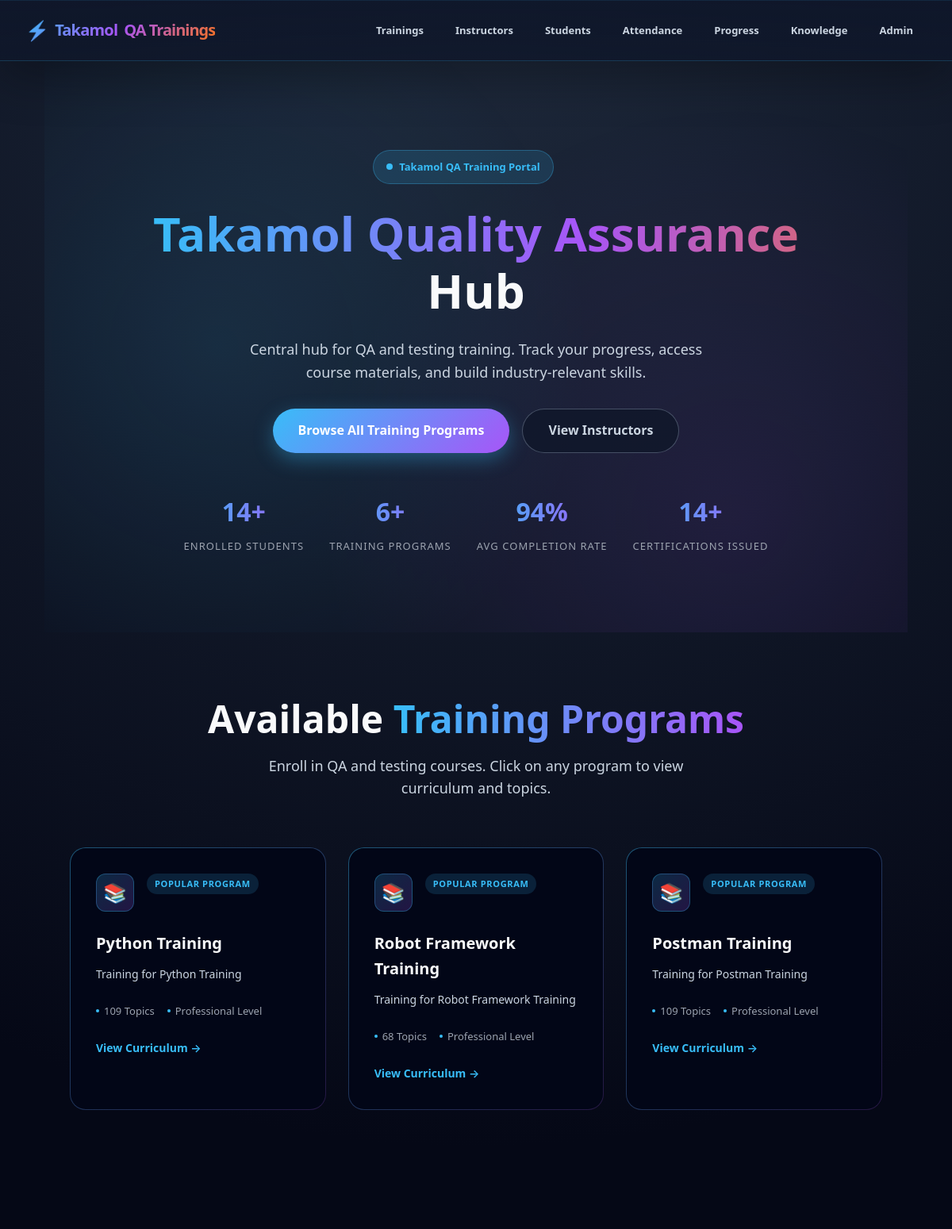
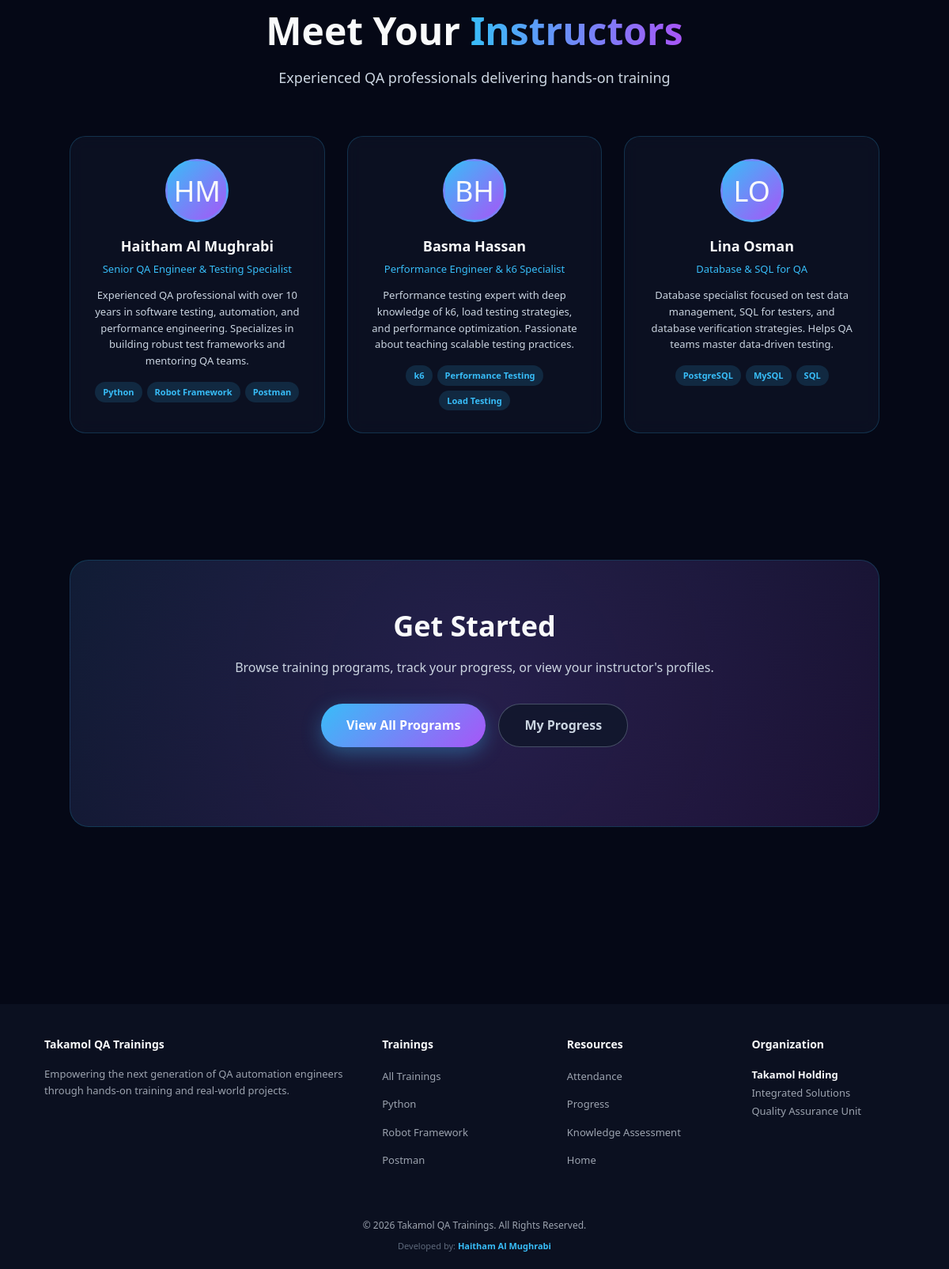
The page / on the database its author committed (2 pictures, top to bottom).
### models.py (models this page shows)
class Training(db.Model):
    id = db.Column(db.Integer, primary_key=True)
    name = db.Column(db.String(200), nullable=False)
    slug = db.Column(db.String(200), nullable=True)  # Made nullable
    description = db.Column(db.Text, nullable=True)
    topics = db.relationship('Topic', backref='training', lazy=True, cascade='all, delete-orphan')
    instructors = db.relationship('Instructor', secondary=training_instructors, backref=db.backref('trainings', lazy='dynamic'))

class Instructor(db.Model):
    id = db.Column(db.Integer, primary_key=True)
    name = db.Column(db.String(100), nullable=False)
    role = db.Column(db.String(200))  # e.g., "Senior QA Engineer"
    bio = db.Column(db.Text)
    expertise = db.Column(db.Text)  # Comma-separated tags or JSON
    email = db.Column(db.String(100))
    photo_url = db.Column(db.String(500))
    is_active = db.Column(db.Boolean, default=True)
    created_at = db.Column(db.DateTime, default=db.func.now())

### app.py (the view)
@app.route('/')
def index():
    trainings = Training.query.all()
    instructors = Instructor.query.filter_by(is_active=True).limit(3).all()
    total_students = Student.query.count()
    total_trainings = Training.query.count()
    total_certificates = Certificate.query.filter_by(is_issued=True).count()
    total_progress = Progress.query.count()
    completed_progress = Progress.query.filter_by(status='Completed').count()
    completion_rate = int((completed_progress / total_progress * 100)) if total_progress > 0 else 0
    return render_template('index_new.html',
                         trainings=trainings,
                         instructors=instructors,
                         total_students=total_students,
                         total_trainings=total_trainings,
                         completion_rate=completion_rate,
                         total_certificates=total_certificates)

### app.py (called while the page is built)
@app.context_processor
def inject_now():
    return {'now': datetime.now()}

### templates/index_new.html (shortened to what this page needs)
{% extends "base.html" %}
{% block content %}
<div class="particles" id="particles-container"></div>
<section class="landing-hero">
    <div class="hero-background"></div>
    <div class="hero-content">
        <div class="hero-badge">
            Takamol QA Training Portal
        </div>
        <h1 class="hero-title">
            <span class="gradient-text">Takamol Quality Assurance</span> Hub
        </h1>
        <p class="hero-subtitle">
            Central hub for QA and testing training. Track your progress, access course materials, and build industry-relevant skills.
        </p>
        <div class="hero-ctas">
            <a href="{{ url_for('trainings') }}" class="btn-cta btn-cta-primary">
                Browse All Training Programs
            </a>
            <a href="{{ url_for('instructors_list') }}" class="btn-cta btn-cta-secondary">
                View Instructors
            </a>
        </div>
        <div class="hero-stats">
            <div class="stat-item">
                <div class="stat-value" id="students-count" data-value="{{ total_students }}">{{ total_students }}</div>
                <div class="stat-label">Enrolled Students</div>
            </div>
            <div class="stat-item">
                <div class="stat-value" id="trainings-count" data-value="{{ total_trainings }}">{{ total_trainings }}</div>
                <div class="stat-label">Training Programs</div>
            </div>
            <div class="stat-item">
                <div class="stat-value" id="success-count" data-value="{{ completion_rate }}">{{ completion_rate }}</div>
                <div class="stat-label">Avg Completion Rate</div>
            </div>
            <div class="stat-item">
                <div class="stat-value" id="certs-count" data-value="{{ total_certificates }}">{{ total_certificates }}</div>
                <div class="stat-label">Certifications Issued</div>
            </div>
        </div>
    </div>
</section>
<section class="section-padding" id="programs">
    <div class="section-container">
        <div class="section-header-main">
            <h2 class="section-title-main">
                Available <span class="highlight">Training Programs</span>
            </h2>
            <p class="section-description">
                Enroll in QA and testing courses. Click on any program to view curriculum and topics.
            </p>
        </div>
        <div class="programs-grid">
            {% for training in trainings[:3] %}
            <div class="program-card">
                <div class="program-header">
                    <div class="program-icon">📚</div>
                    <div class="program-badge">Popular Program</div>
                </div>
                <h3 class="program-title">{{ training.name }}</h3>
                <p class="program-description">
                    {{ training.description or 'Comprehensive training program in ' + training.name }}
                </p>
                <div class="program-meta">
                    <div class="program-meta-item">
                        <span></span>{{ training.topics|length }} Topics
                    </div>
                    <div class="program-meta-item">
                        <span></span>Professional Level
                    </div>
                </div>
                <a href="{{ url_for('training_detail', training_id=training.id) }}" class="program-cta">
                    View Curriculum →
                </a>
            </div>
            {% endfor %}
        </div>
    </div>
</section>
<section class="section-padding">
    <div class="section-container">
        <div class="section-header-main">
            <h2 class="section-title-main">
                Meet Your <span class="highlight">Instructors</span>
            </h2>
            <p class="section-description">
                Experienced QA professionals delivering hands-on training
            </p>
        </div>
        <div class="instructors-grid">
            {% for instructor in instructors %}
            <div class="instructor-card">
                <div class="instructor-avatar">
                    {% if instructor.photo_url %}
                    <img src="{{ instructor.photo_url }}" alt="{{ instructor.name }}" style="width: 100%; height: 100%; border-radius: 50%; object-fit: cover;">
                    {% else %}
                    {{ instructor.name.split()[0][0] }}{{ instructor.name.split()[-1][0] if instructor.name.split()|length > 1 else '' }}
                    {% endif %}
                </div>
                <div class="instructor-name">{{ instructor.name }}</div>
                <div class="instructor-role">{{ instructor.role or 'QA Instructor' }}</div>
                <p class="instructor-bio">
                    {{ instructor.bio or 'Expert QA professional with extensive industry experience.' }}
                </p>
                {% if instructor.expertise %}
                <div class="instructor-skills">
                    {% for skill in instructor.expertise.split(',')[:3] %}
                    <span class="skill-tag">{{ skill.strip() }}</span>
                    {% endfor %}
                </div>
                {% endif %}
            </div>
            {% endfor %}
        </div>
    </div>
</section>
<section class="section-padding">
    <div class="section-container">
        <div class="cta-section">
            <div class="cta-background"></div>
            <div class="cta-content">
                <h2 class="cta-title">
                    Get <span class="highlight">Started</span>
                </h2>
                <p class="cta-description">
                    Browse training programs, track your progress, or view your instructor's profiles.
                </p>
                <div class="cta-buttons">
                    <a href="{{ url_for('trainings') }}" class="btn-cta btn-cta-primary">
                        View All Programs
                    </a>
                    <a href="{{ url_for('progress') }}" class="btn-cta btn-cta-secondary">
                        My Progress
                    </a>
                </div>
            </div>
        </div>
    </div>
</section>
{% endblock %}

### statics/css/index.css (style rules this page uses)
:root { --bg: #050816; --bg-alt: #0b1020; --accent: #38bdf8; --accent-soft: rgba(56, 189, 248, 0.12); --text: #f9fafb; --muted: #9ca3af; --card: #111827; --radius: 14px; --shadow-soft: 0 18px 40px rgba(15, 23, 42, 0.55); }
* { box-sizing: border-box; margin: 0; padding: 0; }
body { font-family: system-ui, -apple-system, BlinkMacSystemFont, "Segoe UI", sans-serif; background: radial-gradient(circle at top, #1e293b 0, var(--bg) 45%); color: var(--text); line-height: 1.6; }
a { color: inherit; text-decoration: none; }
.hero-title { font-size: clamp(32px, 3.2vw, 40px); font-weight: 700; margin: 16px 0 10px; }
.hero-title span { background: linear-gradient(90deg, #38bdf8, #a855f7, #f97316); -webkit-background-clip: text; background-clip: text; color: transparent; }
.hero-badge { position: absolute; top: 14px; right: 16px; padding: 6px 10px; border-radius: 999px; background: #022c22; border: 1px solid #22c55e; font-size: 11px; color: #bbf7d0; }

### rows shown on the page
Training: name "Python Training", description "Training for Python Training", topics|length "109"
Training: name "Robot Framework Training", description "Training for Robot Framework Training", topics|length "68"
Training: name "Postman Training", description "Training for Postman Training", topics|length "109"
Instructor: name "H", name.split|length "M", name "Haitham Al Mughrabi", role "Senior QA Engineer & Testing Specialist", bio "Experienced QA professional with over 10 years in software testing, automation, and performance engineering. Specializes in building robust test frameworks and mentoring QA teams.", strip "Python" "Robot Framework" "Postman"
Instructor: name "B", name.split|length "H", name "Basma Hassan", role "Performance Engineer & k6 Specialist", bio "Performance testing expert with deep knowledge of k6, load testing strategies, and performance optimization. Passionate about teaching scalable testing practices.", strip "k6" "Performance Testing" "Load Testing"
Instructor: name "L", name.split|length "O", name "Lina Osman", role "Database & SQL for QA", bio "Database specialist focused on test data management, SQL for testers, and database verification strategies. Helps QA teams master data-driven testing.", strip "PostgreSQL" "MySQL" "SQL"
